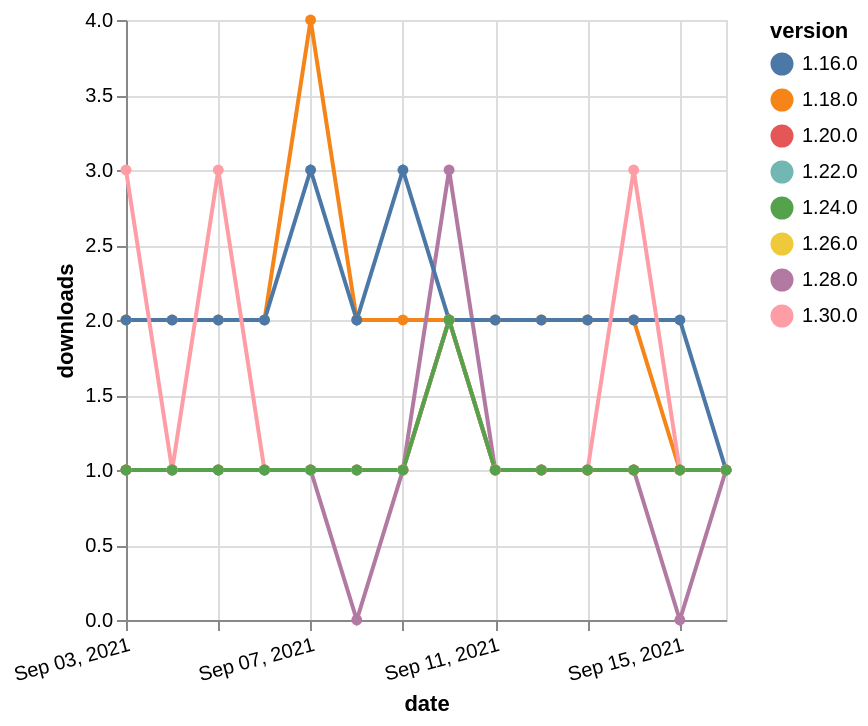

Describe this chart as a Vega-Lite specification.
### Vega-Lite specification from a JSON file in a GitHub repository (floating-point values rounded to 4 significant figures)
{"$schema": "https://vega.github.io/schema/vega-lite/v5.json", "description": "A simple bar chart with embedded data.", "data": {"values": [{"date": "2021-09-03", "total": 2450, "delta": 2, "version": "1.18.0"}, {"date": "2021-09-04", "total": 2452, "delta": 2, "version": "1.18.0"}, {"date": "2021-09-05", "total": 2454, "delta": 2, "version": "1.18.0"}, {"date": "2021-09-06", "total": 2456, "delta": 2, "version": "1.18.0"}, {"date": "2021-09-07", "total": 2460, "delta": 4, "version": "1.18.0"}, {"date": "2021-09-08", "total": 2462, "delta": 2, "version": "1.18.0"}, {"date": "2021-09-09", "total": 2464, "delta": 2, "version": "1.18.0"}, {"date": "2021-09-10", "total": 2466, "delta": 2, "version": "1.18.0"}, {"date": "2021-09-11", "total": 2468, "delta": 2, "version": "1.18.0"}, {"date": "2021-09-12", "total": 2470, "delta": 2, "version": "1.18.0"}, {"date": "2021-09-13", "total": 2472, "delta": 2, "version": "1.18.0"}, {"date": "2021-09-14", "total": 2474, "delta": 2, "version": "1.18.0"}, {"date": "2021-09-15", "total": 2475, "delta": 1, "version": "1.18.0"}, {"date": "2021-09-16", "total": 2476, "delta": 1, "version": "1.18.0"}, {"date": "2021-09-03", "total": 217, "delta": 1, "version": "1.22.0"}, {"date": "2021-09-04", "total": 218, "delta": 1, "version": "1.22.0"}, {"date": "2021-09-05", "total": 219, "delta": 1, "version": "1.22.0"}, {"date": "2021-09-06", "total": 220, "delta": 1, "version": "1.22.0"}, {"date": "2021-09-07", "total": 221, "delta": 1, "version": "1.22.0"}, {"date": "2021-09-08", "total": 222, "delta": 1, "version": "1.22.0"}, {"date": "2021-09-09", "total": 223, "delta": 1, "version": "1.22.0"}, {"date": "2021-09-10", "total": 225, "delta": 2, "version": "1.22.0"}, {"date": "2021-09-11", "total": 226, "delta": 1, "version": "1.22.0"}, {"date": "2021-09-12", "total": 227, "delta": 1, "version": "1.22.0"}, {"date": "2021-09-13", "total": 228, "delta": 1, "version": "1.22.0"}, {"date": "2021-09-14", "total": 229, "delta": 1, "version": "1.22.0"}, {"date": "2021-09-15", "total": 230, "delta": 1, "version": "1.22.0"}, {"date": "2021-09-16", "total": 231, "delta": 1, "version": "1.22.0"}, {"date": "2021-09-03", "total": 203, "delta": 1, "version": "1.28.0"}, {"date": "2021-09-04", "total": 204, "delta": 1, "version": "1.28.0"}, {"date": "2021-09-05", "total": 205, "delta": 1, "version": "1.28.0"}, {"date": "2021-09-06", "total": 206, "delta": 1, "version": "1.28.0"}, {"date": "2021-09-07", "total": 207, "delta": 1, "version": "1.28.0"}, {"date": "2021-09-08", "total": 207, "delta": 0, "version": "1.28.0"}, {"date": "2021-09-09", "total": 208, "delta": 1, "version": "1.28.0"}, {"date": "2021-09-10", "total": 211, "delta": 3, "version": "1.28.0"}, {"date": "2021-09-11", "total": 212, "delta": 1, "version": "1.28.0"}, {"date": "2021-09-12", "total": 213, "delta": 1, "version": "1.28.0"}, {"date": "2021-09-13", "total": 214, "delta": 1, "version": "1.28.0"}, {"date": "2021-09-14", "total": 215, "delta": 1, "version": "1.28.0"}, {"date": "2021-09-15", "total": 215, "delta": 0, "version": "1.28.0"}, {"date": "2021-09-16", "total": 216, "delta": 1, "version": "1.28.0"}, {"date": "2021-09-03", "total": 169, "delta": 1, "version": "1.26.0"}, {"date": "2021-09-04", "total": 170, "delta": 1, "version": "1.26.0"}, {"date": "2021-09-05", "total": 171, "delta": 1, "version": "1.26.0"}, {"date": "2021-09-06", "total": 172, "delta": 1, "version": "1.26.0"}, {"date": "2021-09-07", "total": 173, "delta": 1, "version": "1.26.0"}, {"date": "2021-09-08", "total": 174, "delta": 1, "version": "1.26.0"}, {"date": "2021-09-09", "total": 175, "delta": 1, "version": "1.26.0"}, {"date": "2021-09-10", "total": 177, "delta": 2, "version": "1.26.0"}, {"date": "2021-09-11", "total": 178, "delta": 1, "version": "1.26.0"}, {"date": "2021-09-12", "total": 179, "delta": 1, "version": "1.26.0"}, {"date": "2021-09-13", "total": 180, "delta": 1, "version": "1.26.0"}, {"date": "2021-09-14", "total": 181, "delta": 1, "version": "1.26.0"}, {"date": "2021-09-15", "total": 182, "delta": 1, "version": "1.26.0"}, {"date": "2021-09-16", "total": 183, "delta": 1, "version": "1.26.0"}, {"date": "2021-09-03", "total": 268, "delta": 1, "version": "1.20.0"}, {"date": "2021-09-04", "total": 269, "delta": 1, "version": "1.20.0"}, {"date": "2021-09-05", "total": 270, "delta": 1, "version": "1.20.0"}, {"date": "2021-09-06", "total": 271, "delta": 1, "version": "1.20.0"}, {"date": "2021-09-07", "total": 272, "delta": 1, "version": "1.20.0"}, {"date": "2021-09-08", "total": 273, "delta": 1, "version": "1.20.0"}, {"date": "2021-09-09", "total": 274, "delta": 1, "version": "1.20.0"}, {"date": "2021-09-10", "total": 276, "delta": 2, "version": "1.20.0"}, {"date": "2021-09-11", "total": 277, "delta": 1, "version": "1.20.0"}, {"date": "2021-09-12", "total": 278, "delta": 1, "version": "1.20.0"}, {"date": "2021-09-13", "total": 279, "delta": 1, "version": "1.20.0"}, {"date": "2021-09-14", "total": 280, "delta": 1, "version": "1.20.0"}, {"date": "2021-09-15", "total": 281, "delta": 1, "version": "1.20.0"}, {"date": "2021-09-16", "total": 282, "delta": 1, "version": "1.20.0"}, {"date": "2021-09-03", "total": 2625, "delta": 2, "version": "1.16.0"}, {"date": "2021-09-04", "total": 2627, "delta": 2, "version": "1.16.0"}, {"date": "2021-09-05", "total": 2629, "delta": 2, "version": "1.16.0"}, {"date": "2021-09-06", "total": 2631, "delta": 2, "version": "1.16.0"}, {"date": "2021-09-07", "total": 2634, "delta": 3, "version": "1.16.0"}, {"date": "2021-09-08", "total": 2636, "delta": 2, "version": "1.16.0"}, {"date": "2021-09-09", "total": 2639, "delta": 3, "version": "1.16.0"}, {"date": "2021-09-10", "total": 2641, "delta": 2, "version": "1.16.0"}, {"date": "2021-09-11", "total": 2643, "delta": 2, "version": "1.16.0"}, {"date": "2021-09-12", "total": 2645, "delta": 2, "version": "1.16.0"}, {"date": "2021-09-13", "total": 2647, "delta": 2, "version": "1.16.0"}, {"date": "2021-09-14", "total": 2649, "delta": 2, "version": "1.16.0"}, {"date": "2021-09-15", "total": 2651, "delta": 2, "version": "1.16.0"}, {"date": "2021-09-16", "total": 2652, "delta": 1, "version": "1.16.0"}, {"date": "2021-09-03", "total": 131, "delta": 3, "version": "1.30.0"}, {"date": "2021-09-04", "total": 132, "delta": 1, "version": "1.30.0"}, {"date": "2021-09-05", "total": 135, "delta": 3, "version": "1.30.0"}, {"date": "2021-09-06", "total": 136, "delta": 1, "version": "1.30.0"}, {"date": "2021-09-07", "total": 137, "delta": 1, "version": "1.30.0"}, {"date": "2021-09-08", "total": 138, "delta": 1, "version": "1.30.0"}, {"date": "2021-09-09", "total": 139, "delta": 1, "version": "1.30.0"}, {"date": "2021-09-10", "total": 141, "delta": 2, "version": "1.30.0"}, {"date": "2021-09-11", "total": 142, "delta": 1, "version": "1.30.0"}, {"date": "2021-09-12", "total": 143, "delta": 1, "version": "1.30.0"}, {"date": "2021-09-13", "total": 144, "delta": 1, "version": "1.30.0"}, {"date": "2021-09-14", "total": 147, "delta": 3, "version": "1.30.0"}, {"date": "2021-09-15", "total": 148, "delta": 1, "version": "1.30.0"}, {"date": "2021-09-16", "total": 149, "delta": 1, "version": "1.30.0"}, {"date": "2021-09-03", "total": 207, "delta": 1, "version": "1.24.0"}, {"date": "2021-09-04", "total": 208, "delta": 1, "version": "1.24.0"}, {"date": "2021-09-05", "total": 209, "delta": 1, "version": "1.24.0"}, {"date": "2021-09-06", "total": 210, "delta": 1, "version": "1.24.0"}, {"date": "2021-09-07", "total": 211, "delta": 1, "version": "1.24.0"}, {"date": "2021-09-08", "total": 212, "delta": 1, "version": "1.24.0"}, {"date": "2021-09-09", "total": 213, "delta": 1, "version": "1.24.0"}, {"date": "2021-09-10", "total": 215, "delta": 2, "version": "1.24.0"}, {"date": "2021-09-11", "total": 216, "delta": 1, "version": "1.24.0"}, {"date": "2021-09-12", "total": 217, "delta": 1, "version": "1.24.0"}, {"date": "2021-09-13", "total": 218, "delta": 1, "version": "1.24.0"}, {"date": "2021-09-14", "total": 219, "delta": 1, "version": "1.24.0"}, {"date": "2021-09-15", "total": 220, "delta": 1, "version": "1.24.0"}, {"date": "2021-09-16", "total": 221, "delta": 1, "version": "1.24.0"}]}, "width": "container", "mark": {"type": "line", "point": {"filled": true}}, "encoding": {"x": {"field": "date", "type": "temporal", "timeUnit": "yearmonthdate", "title": "date", "axis": {"labelAngle": -15}}, "y": {"field": "delta", "type": "quantitative", "title": "downloads"}, "color": {"field": "version", "type": "nominal"}, "tooltip": {"field": "delta"}}}
